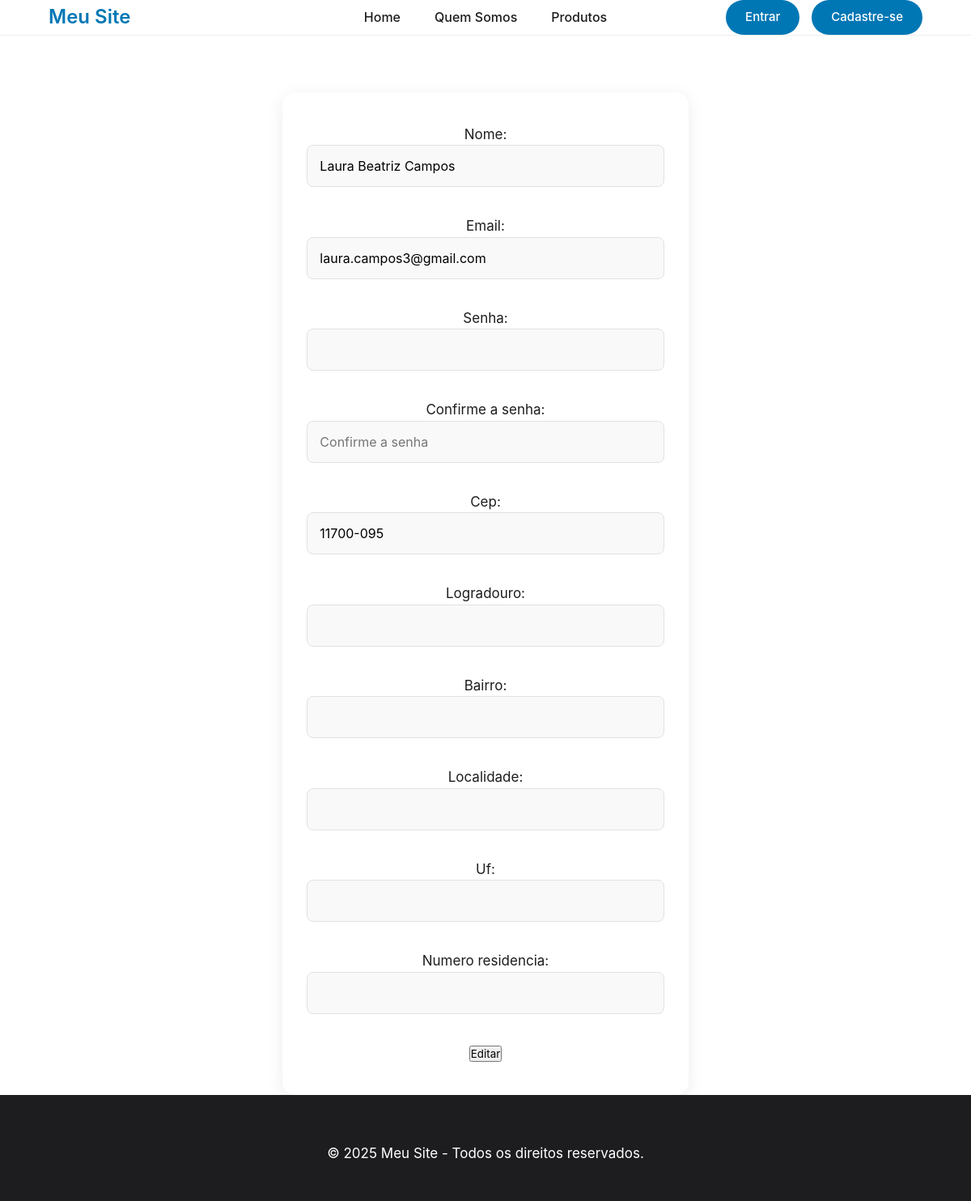
Page /editar-usuario/36/ on the committed database.
### app/models.py (models this page shows, shortened)
class Usuario(models.Model):
    nome = models.CharField(max_length=100)
    email = models.EmailField(unique=True)  # <<< aqui, unicidade garantida no DB
    senha = models.CharField(max_length=16)
    cep = models.CharField(max_length=9, blank=True)
    logradouro = models.CharField(max_length=100, blank=True)
    bairro = models.CharField(max_length=100, blank=True)
    localidade = models.CharField(max_length=100, blank=True)  # cidade
    uf = models.CharField(max_length=2, blank=True)
    numero_residencia = models.CharField(max_length=10, blank=True)

### app/views.py (the view)
# urls.py: path('editar-usuario/<int:id_usuario>/', views.editarUsuario, name="editarUsuario"),
def editarUsuario(request, id_usuario):
    usuario = Usuario.objects.get(id=id_usuario)
    formUser = formUsuario(request.POST or None, instance=usuario)
    if request.POST and formUser.is_valid():
        formUser.save()
        return redirect("exibirUsuarios")
    context = get_contexto_logado(request, {'form': formUser})
    return render(request, "editar-usuario.html", context)

### app/forms.py (shortened to what this page needs)
class formUsuario(forms.ModelForm):
    senha2 = forms.CharField(
        widget=forms.PasswordInput(attrs={'placeholder': 'Confirme a senha'}),
        label="Confirme a senha"
    )
    class Meta:
        model = Usuario
        fields = (
            'nome', 'email', 'senha', 'senha2', 'cep', 'logradouro', 'bairro',
            'localidade', 'uf', 'numero_residencia'
        )
        widgets = {
            'nome': forms.TextInput(attrs={'type': 'text'}),
            'email': forms.TextInput(attrs={'type': 'email'}),
            'senha': forms.PasswordInput(),
            'cep': forms.TextInput(attrs={'onblur': 'buscarCEP(this.value)'}),
        }

### app/views.py (called while the page is built)
def get_contexto_logado(request, extras=None):
    contexto = extras or {}
    if request.session.get('email'):
        contexto['logado'] = True
    return contexto

### app/templates/editar-usuario.html (shortened to what this page needs)
{% extends "template.html" %}
{% block conteudo %}
    <form method="POST">
        {{ form.as_p }}
        <input type="submit" value="Editar">
    </form>
{% endblock %}

### app/static/teste.css (style rules this page uses)
:root { --primary-color: #0077B5; --secondary-color: #000000; --accent-color: #0A66C2; --light-gray: #f5f5f7; --medium-gray: #86888a; --dark-gray: #1d1d1f; --white: #ffffff; --shadow: 0 4px 20px rgba(0, 0, 0, 0.08); --transition: all 0.3s ease; }
* { margin: 0; padding: 0; box-sizing: border-box; font-family: 'SF Pro Display', -apple-system, BlinkMacSystemFont, 'Segoe UI', Roboto, Oxygen, Ubuntu, sans-serif; }
html, body { height: 100%; display: flex; flex-direction: column; background-color: var(--white); color: var(--dark-gray); line-height: 1.5; }
body { display: flex; flex-direction: column; align-items: center; }
p { font-size: 17px; margin-bottom: 1rem; text-align: center; }
form { background-color: var(--white); padding: 40px 30px; border-radius: 16px; box-shadow: var(--shadow); max-width: 600px; margin: 0 auto; text-align: center; }
form input[type="text"], form input[type="number"], form input[type="email"], form input[type="password"], form textarea, form input[type="file"] { width: 100%; padding: 15px; margin-bottom: 20px; border: 1px solid #e1e1e1; border-radius: 8px; font-size: 16px; transition: var(--transition); background-color: #f9f9f9; }

### rows in the picture
Usuario: nome "Laura Beatriz Campos", email "laura.campos3@gmail.com", cep "11700-095"
